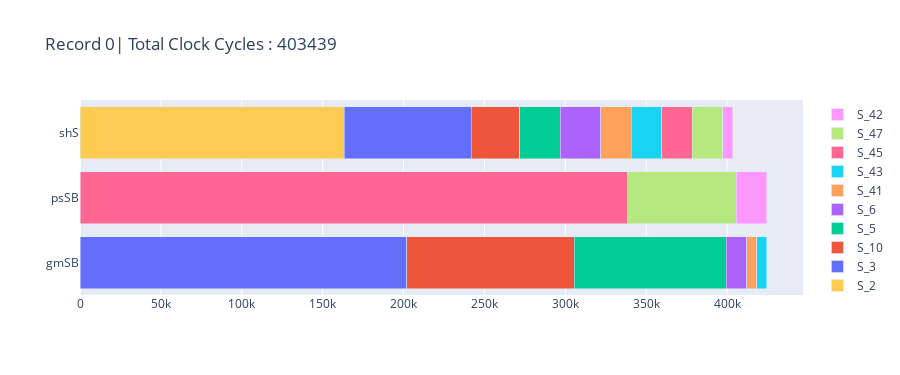
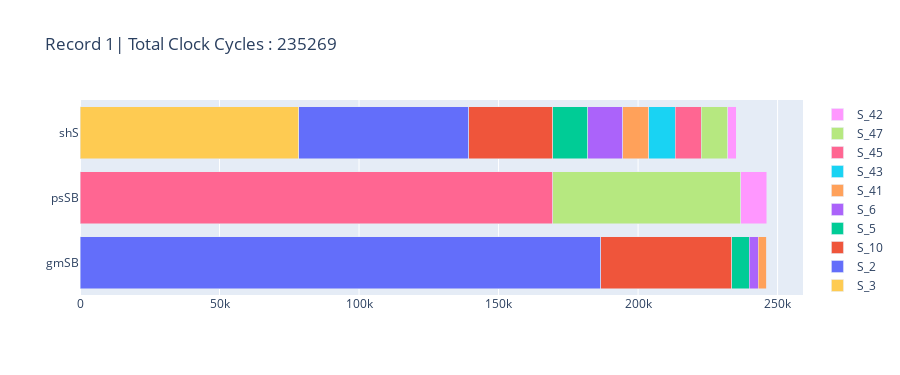
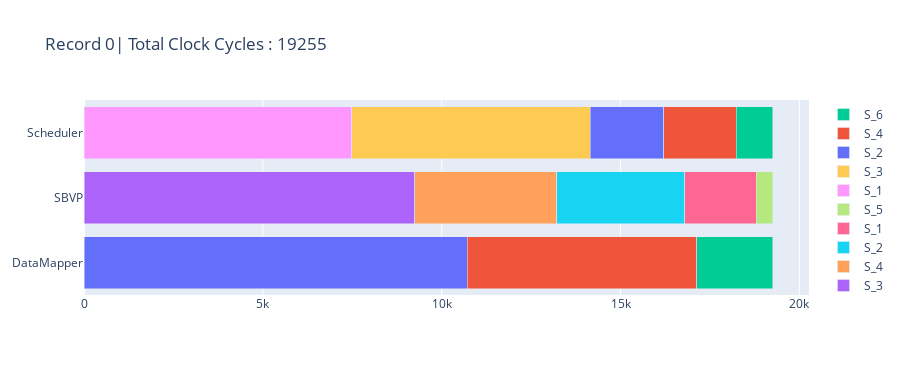
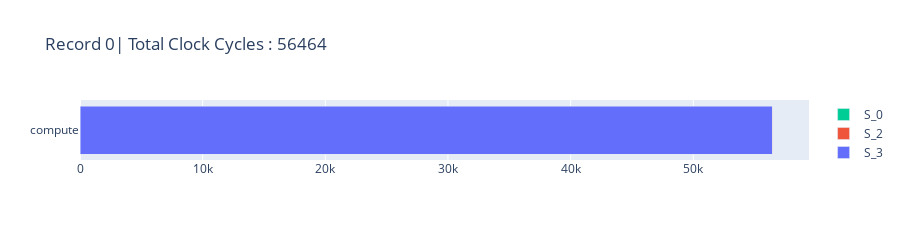

Notebook code cell kept with these figures, in order:
### Code cell
# Adjust the following parameters as needed to customize the plot appearance
figure_width = 5
figure_height_scalar = 1.5
subplot_wspace = 10
subplot_hspace_divider = 2.8
legend_anchor = (1, 1)
legend_font_size = 7
axis_tick_size = 9
xlabel_font_size = 9
bar_width = 0.3

# For the interactive plot
top_n = 10  # Number of top values to show in the plot
interactive_figure_height = 75


# Use multi_profile function to process and plot profiles within the specified folder
profile_folder = "../../tensorflow/.data/vm_profs/"
# multi_profile(profile_folder, show_all=False, show_x=2, records=2) # Uncomment to process all profiles in the folder

# Use single_profile function to process and plot a single profile
# single_profile("../../tensorflow/.data/OMNI_1_2025-7-15-12-56-14.csv",records=2)  # file path to a profile CSV file


# Use plot_interactive function to plot profiles interactively
plot_profiles_interactive(profile_folder,show_all=False, show_x=2,records=2)  # file path to a profile CSV file


# Use plot_interactive function to plot profiles interactively
plot_profile_interactive("../../tensorflow/.data/OMNI_1_2025-7-15-12-56-14.csv",records=2)  # file path to a profile CSV file

### Figure 1 — Plotly figure (JSON) as saved in the notebook; plotly's stock layout.template omitted (floating-point values rounded to 4 significant figures)
{"data": [{"hoverinfo": "text", "hoverlabel": {"font": {"color": "black"}}, "hovertext": "S_1: 201899 (47.56%)", "name": "S_1", "orientation": "h", "type": "bar", "x": [201899], "y": ["gmSB"]}, {"hoverinfo": "text", "hoverlabel": {"font": {"color": "black"}}, "hovertext": "S_5: 103488 (24.38%)", "name": "S_5", "orientation": "h", "type": "bar", "x": [103488], "y": ["gmSB"]}, {"hoverinfo": "text", "hoverlabel": {"font": {"color": "black"}}, "hovertext": "S_3: 94080 (22.16%)", "name": "S_3", "orientation": "h", "type": "bar", "x": [94080], "y": ["gmSB"]}, {"hoverinfo": "text", "hoverlabel": {"font": {"color": "black"}}, "hovertext": "S_2: 12544 (2.95%)", "name": "S_2", "orientation": "h", "type": "bar", "x": [12544], "y": ["gmSB"]}, {"hoverinfo": "text", "hoverlabel": {"font": {"color": "black"}}, "hovertext": "S_4: 6272 (1.48%)", "name": "S_4", "orientation": "h", "type": "bar", "x": [6272], "y": ["gmSB"]}, {"hoverinfo": "text", "hoverlabel": {"font": {"color": "black"}}, "hovertext": "S_6: 6272 (1.48%)", "name": "S_6", "orientation": "h", "type": "bar", "x": [6272], "y": ["gmSB"]}, {"hoverinfo": "text", "hoverlabel": {"font": {"color": "black"}}, "hovertext": "S_3: 338688 (79.77%)", "name": "S_3", "orientation": "h", "type": "bar", "x": [338688], "y": ["psSB"]}, {"hoverinfo": "text", "hoverlabel": {"font": {"color": "black"}}, "hovertext": "S_1: 67033 (15.79%)", "name": "S_1", "orientation": "h", "type": "bar", "x": [67033], "y": ["psSB"]}, {"hoverinfo": "text", "hoverlabel": {"font": {"color": "black"}}, "hovertext": "S_5: 18834 (4.44%)", "name": "S_5", "orientation": "h", "type": "bar", "x": [18834], "y": ["psSB"]}, {"hoverinfo": "text", "hoverlabel": {"font": {"color": "black"}}, "hovertext": "S_2: 163333 (40.49%)", "name": "S_2", "orientation": "h", "type": "bar", "x": [163333], "y": ["shS"]}, {"hoverinfo": "text", "hoverlabel": {"font": {"color": "black"}}, "hovertext": "S_3: 78400 (19.43%)", "name": "S_3", "orientation": "h", "type": "bar", "x": [78400], "y": ["shS"]}, {"hoverinfo": "text", "hoverlabel": {"font": {"color": "black"}}, "hovertext": "S_10: 29994 (7.43%)", "name": "S_10", "orientation": "h", "type": "bar", "x": [29994], "y": ["shS"]}, {"hoverinfo": "text", "hoverlabel": {"font": {"color": "black"}}, "hovertext": "S_5: 25088 (6.22%)", "name": "S_5", "orientation": "h", "type": "bar", "x": [25088], "y": ["shS"]}, {"hoverinfo": "text", "hoverlabel": {"font": {"color": "black"}}, "hovertext": "S_6: 25088 (6.22%)", "name": "S_6", "orientation": "h", "type": "bar", "x": [25088], "y": ["shS"]}, {"hoverinfo": "text", "hoverlabel": {"font": {"color": "black"}}, "hovertext": "S_41: 18816 (4.66%)", "name": "S_41", "orientation": "h", "type": "bar", "x": [18816], "y": ["shS"]}, {"hoverinfo": "text", "hoverlabel": {"font": {"color": "black"}}, "hovertext": "S_43: 18816 (4.66%)", "name": "S_43", "orientation": "h", "type": "bar", "x": [18816], "y": ["shS"]}, {"hoverinfo": "text", "hoverlabel": {"font": {"color": "black"}}, "hovertext": "S_45: 18816 (4.66%)", "name": "S_45", "orientation": "h", "type": "bar", "x": [18816], "y": ["shS"]}, {"hoverinfo": "text", "hoverlabel": {"font": {"color": "black"}}, "hovertext": "S_47: 18816 (4.66%)", "name": "S_47", "orientation": "h", "type": "bar", "x": [18816], "y": ["shS"]}, {"hoverinfo": "text", "hoverlabel": {"font": {"color": "black"}}, "hovertext": "S_42: 6272 (1.55%)", "name": "S_42", "orientation": "h", "type": "bar", "x": [6272], "y": ["shS"]}], "layout": {"barmode": "stack", "height": 375, "title": {"text": "Record 0| Total Clock Cycles : 403439"}}}

### Figure 2 — Plotly figure (JSON) as saved in the notebook; plotly's stock layout.template omitted (floating-point values rounded to 4 significant figures)
{"data": [{"hoverinfo": "text", "hoverlabel": {"font": {"color": "black"}}, "hovertext": "S_1: 186568 (75.79%)", "name": "S_1", "orientation": "h", "type": "bar", "x": [186568], "y": ["gmSB"]}, {"hoverinfo": "text", "hoverlabel": {"font": {"color": "black"}}, "hovertext": "S_3: 47040 (19.11%)", "name": "S_3", "orientation": "h", "type": "bar", "x": [47040], "y": ["gmSB"]}, {"hoverinfo": "text", "hoverlabel": {"font": {"color": "black"}}, "hovertext": "S_2: 6272 (2.55%)", "name": "S_2", "orientation": "h", "type": "bar", "x": [6272], "y": ["gmSB"]}, {"hoverinfo": "text", "hoverlabel": {"font": {"color": "black"}}, "hovertext": "S_4: 3136 (1.27%)", "name": "S_4", "orientation": "h", "type": "bar", "x": [3136], "y": ["gmSB"]}, {"hoverinfo": "text", "hoverlabel": {"font": {"color": "black"}}, "hovertext": "S_6: 3136 (1.27%)", "name": "S_6", "orientation": "h", "type": "bar", "x": [3136], "y": ["gmSB"]}, {"hoverinfo": "text", "hoverlabel": {"font": {"color": "black"}}, "hovertext": "S_5: 0 (0.00%)", "name": "S_5", "orientation": "h", "type": "bar", "x": [0], "y": ["gmSB"]}, {"hoverinfo": "text", "hoverlabel": {"font": {"color": "black"}}, "hovertext": "S_3: 169344 (68.80%)", "name": "S_3", "orientation": "h", "type": "bar", "x": [169344], "y": ["psSB"]}, {"hoverinfo": "text", "hoverlabel": {"font": {"color": "black"}}, "hovertext": "S_1: 67379 (27.37%)", "name": "S_1", "orientation": "h", "type": "bar", "x": [67379], "y": ["psSB"]}, {"hoverinfo": "text", "hoverlabel": {"font": {"color": "black"}}, "hovertext": "S_5: 9429 (3.83%)", "name": "S_5", "orientation": "h", "type": "bar", "x": [9429], "y": ["psSB"]}, {"hoverinfo": "text", "hoverlabel": {"font": {"color": "black"}}, "hovertext": "S_3: 78400 (33.32%)", "name": "S_3", "orientation": "h", "type": "bar", "x": [78400], "y": ["shS"]}, {"hoverinfo": "text", "hoverlabel": {"font": {"color": "black"}}, "hovertext": "S_2: 60859 (25.87%)", "name": "S_2", "orientation": "h", "type": "bar", "x": [60859], "y": ["shS"]}, {"hoverinfo": "text", "hoverlabel": {"font": {"color": "black"}}, "hovertext": "S_10: 30154 (12.82%)", "name": "S_10", "orientation": "h", "type": "bar", "x": [30154], "y": ["shS"]}, {"hoverinfo": "text", "hoverlabel": {"font": {"color": "black"}}, "hovertext": "S_5: 12544 (5.33%)", "name": "S_5", "orientation": "h", "type": "bar", "x": [12544], "y": ["shS"]}, {"hoverinfo": "text", "hoverlabel": {"font": {"color": "black"}}, "hovertext": "S_6: 12544 (5.33%)", "name": "S_6", "orientation": "h", "type": "bar", "x": [12544], "y": ["shS"]}, {"hoverinfo": "text", "hoverlabel": {"font": {"color": "black"}}, "hovertext": "S_41: 9408 (4.00%)", "name": "S_41", "orientation": "h", "type": "bar", "x": [9408], "y": ["shS"]}, {"hoverinfo": "text", "hoverlabel": {"font": {"color": "black"}}, "hovertext": "S_43: 9408 (4.00%)", "name": "S_43", "orientation": "h", "type": "bar", "x": [9408], "y": ["shS"]}, {"hoverinfo": "text", "hoverlabel": {"font": {"color": "black"}}, "hovertext": "S_45: 9408 (4.00%)", "name": "S_45", "orientation": "h", "type": "bar", "x": [9408], "y": ["shS"]}, {"hoverinfo": "text", "hoverlabel": {"font": {"color": "black"}}, "hovertext": "S_47: 9408 (4.00%)", "name": "S_47", "orientation": "h", "type": "bar", "x": [9408], "y": ["shS"]}, {"hoverinfo": "text", "hoverlabel": {"font": {"color": "black"}}, "hovertext": "S_42: 3136 (1.33%)", "name": "S_42", "orientation": "h", "type": "bar", "x": [3136], "y": ["shS"]}], "layout": {"barmode": "stack", "height": 375, "title": {"text": "Record 1| Total Clock Cycles : 235269"}}}

### Figure 3 — Plotly figure (JSON) as saved in the notebook; plotly's stock layout.template omitted (floating-point values rounded to 4 significant figures)
{"data": [{"hoverinfo": "text", "hoverlabel": {"font": {"color": "black"}}, "hovertext": "S_1: 10721 (55.68%)", "name": "S_1", "orientation": "h", "type": "bar", "x": [10721], "y": ["DataMapper"]}, {"hoverinfo": "text", "hoverlabel": {"font": {"color": "black"}}, "hovertext": "S_3: 6404 (33.26%)", "name": "S_3", "orientation": "h", "type": "bar", "x": [6404], "y": ["DataMapper"]}, {"hoverinfo": "text", "hoverlabel": {"font": {"color": "black"}}, "hovertext": "S_5: 2130 (11.06%)", "name": "S_5", "orientation": "h", "type": "bar", "x": [2130], "y": ["DataMapper"]}, {"hoverinfo": "text", "hoverlabel": {"font": {"color": "black"}}, "hovertext": "S_3: 9245 (48.01%)", "name": "S_3", "orientation": "h", "type": "bar", "x": [9245], "y": ["SBVP"]}, {"hoverinfo": "text", "hoverlabel": {"font": {"color": "black"}}, "hovertext": "S_4: 3965 (20.59%)", "name": "S_4", "orientation": "h", "type": "bar", "x": [3965], "y": ["SBVP"]}, {"hoverinfo": "text", "hoverlabel": {"font": {"color": "black"}}, "hovertext": "S_2: 3578 (18.58%)", "name": "S_2", "orientation": "h", "type": "bar", "x": [3578], "y": ["SBVP"]}, {"hoverinfo": "text", "hoverlabel": {"font": {"color": "black"}}, "hovertext": "S_1: 2001 (10.39%)", "name": "S_1", "orientation": "h", "type": "bar", "x": [2001], "y": ["SBVP"]}, {"hoverinfo": "text", "hoverlabel": {"font": {"color": "black"}}, "hovertext": "S_5: 466 (2.42%)", "name": "S_5", "orientation": "h", "type": "bar", "x": [466], "y": ["SBVP"]}, {"hoverinfo": "text", "hoverlabel": {"font": {"color": "black"}}, "hovertext": "S_1: 7481 (38.85%)", "name": "S_1", "orientation": "h", "type": "bar", "x": [7481], "y": ["Scheduler"]}, {"hoverinfo": "text", "hoverlabel": {"font": {"color": "black"}}, "hovertext": "S_3: 6670 (34.64%)", "name": "S_3", "orientation": "h", "type": "bar", "x": [6670], "y": ["Scheduler"]}, {"hoverinfo": "text", "hoverlabel": {"font": {"color": "black"}}, "hovertext": "S_2: 2052 (10.66%)", "name": "S_2", "orientation": "h", "type": "bar", "x": [2052], "y": ["Scheduler"]}, {"hoverinfo": "text", "hoverlabel": {"font": {"color": "black"}}, "hovertext": "S_4: 2026 (10.52%)", "name": "S_4", "orientation": "h", "type": "bar", "x": [2026], "y": ["Scheduler"]}, {"hoverinfo": "text", "hoverlabel": {"font": {"color": "black"}}, "hovertext": "S_6: 1026 (5.33%)", "name": "S_6", "orientation": "h", "type": "bar", "x": [1026], "y": ["Scheduler"]}], "layout": {"barmode": "stack", "height": 375, "title": {"text": "Record 0| Total Clock Cycles : 19255"}}}

### Figure 4 — Plotly figure (JSON) as saved in the notebook; plotly's stock layout.template omitted (floating-point values rounded to 4 significant figures)
{"data": [{"hoverinfo": "text", "hoverlabel": {"font": {"color": "black"}}, "hovertext": "S_3: 56449 (99.97%)", "name": "S_3", "orientation": "h", "type": "bar", "x": [56449], "y": ["compute"]}, {"hoverinfo": "text", "hoverlabel": {"font": {"color": "black"}}, "hovertext": "S_2: 13 (0.02%)", "name": "S_2", "orientation": "h", "type": "bar", "x": [13], "y": ["compute"]}, {"hoverinfo": "text", "hoverlabel": {"font": {"color": "black"}}, "hovertext": "S_0: 2 (0.00%)", "name": "S_0", "orientation": "h", "type": "bar", "x": [2], "y": ["compute"]}], "layout": {"barmode": "stack", "height": 225, "title": {"text": "Record 0| Total Clock Cycles : 56464"}}}
